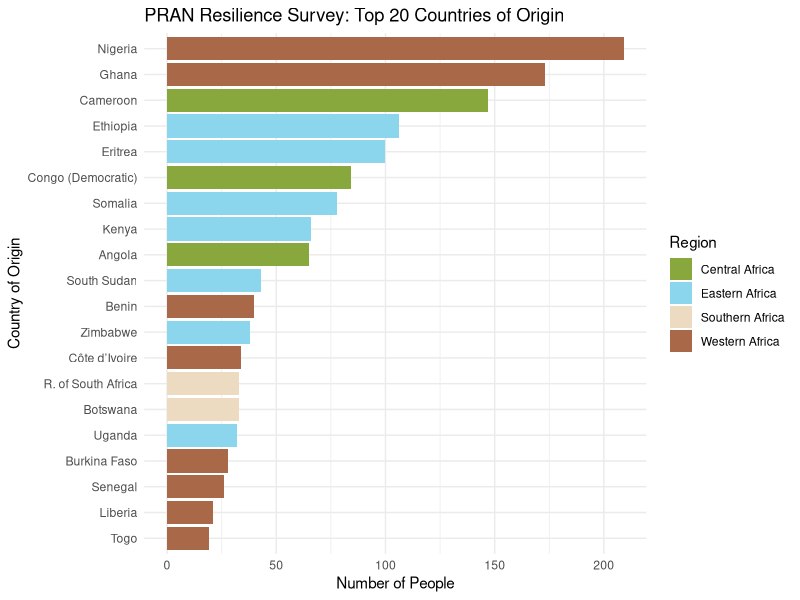
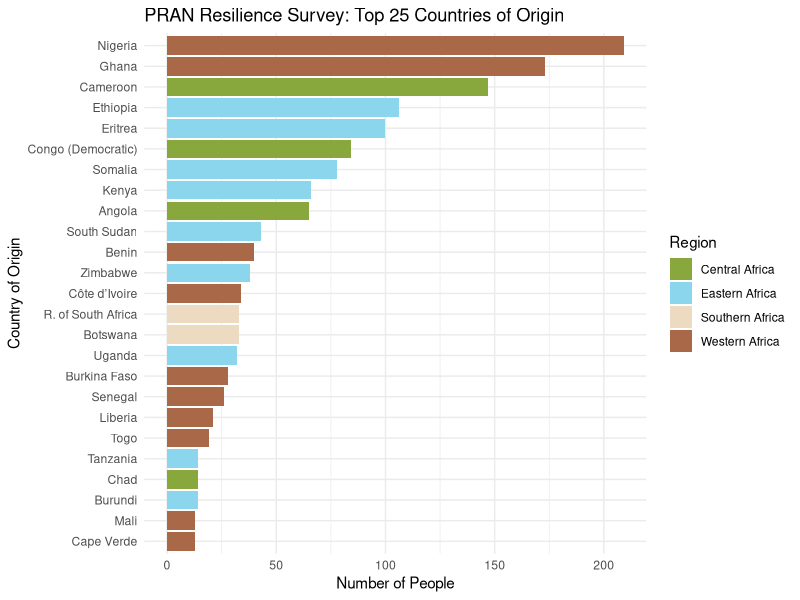
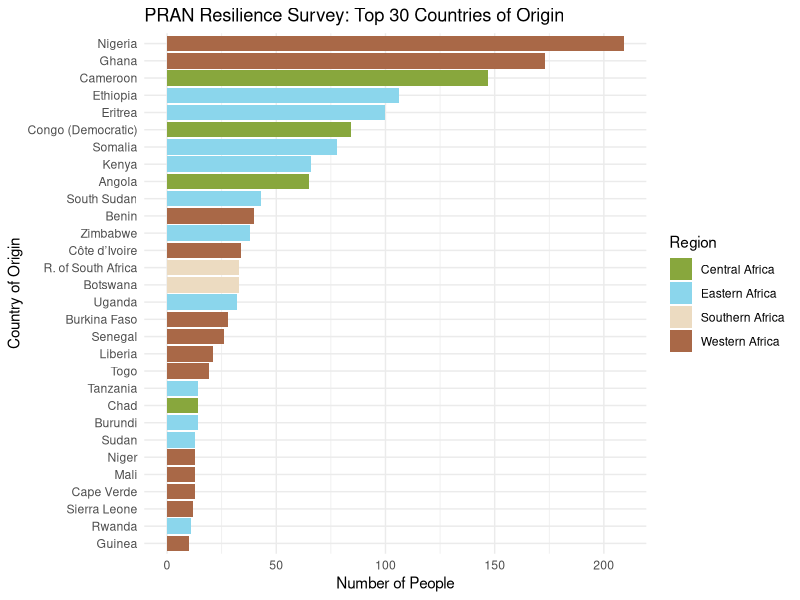
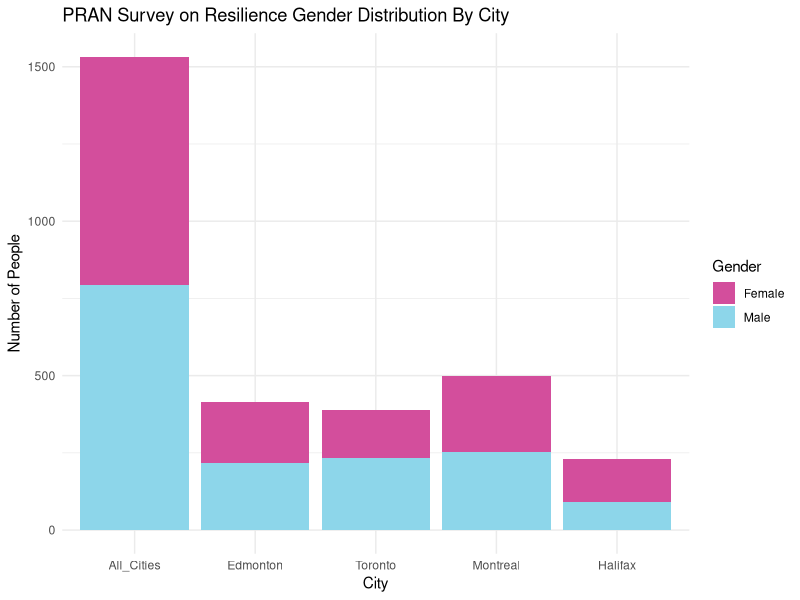
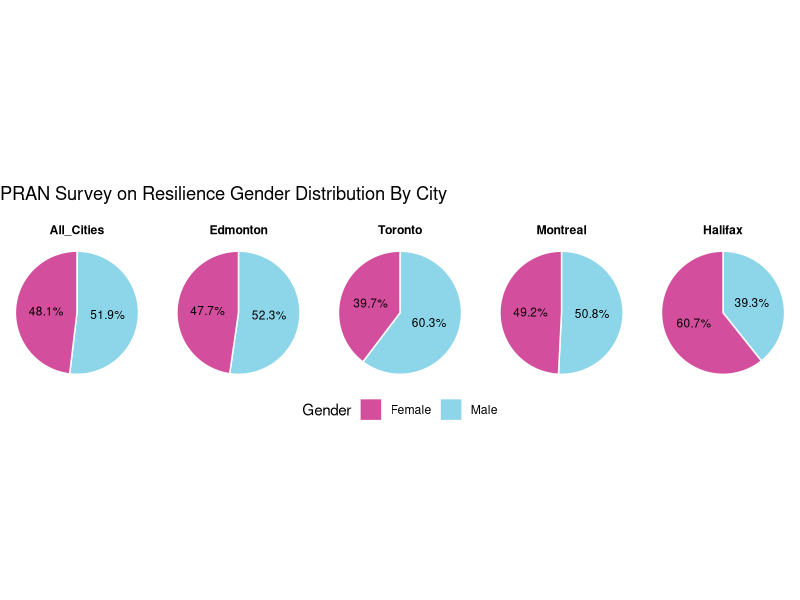
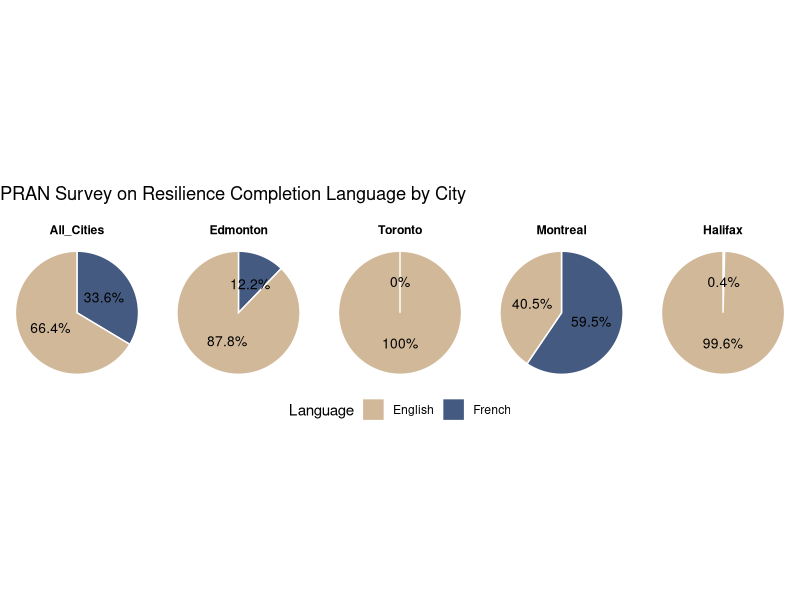
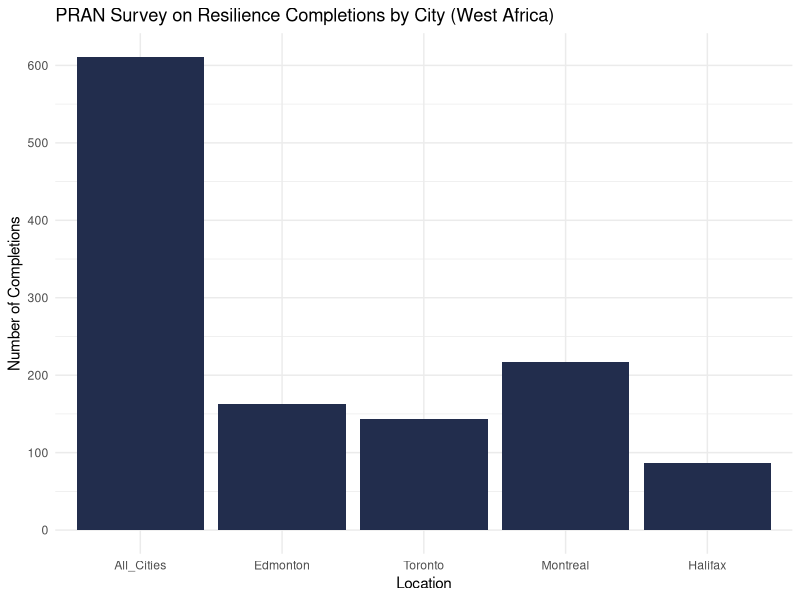
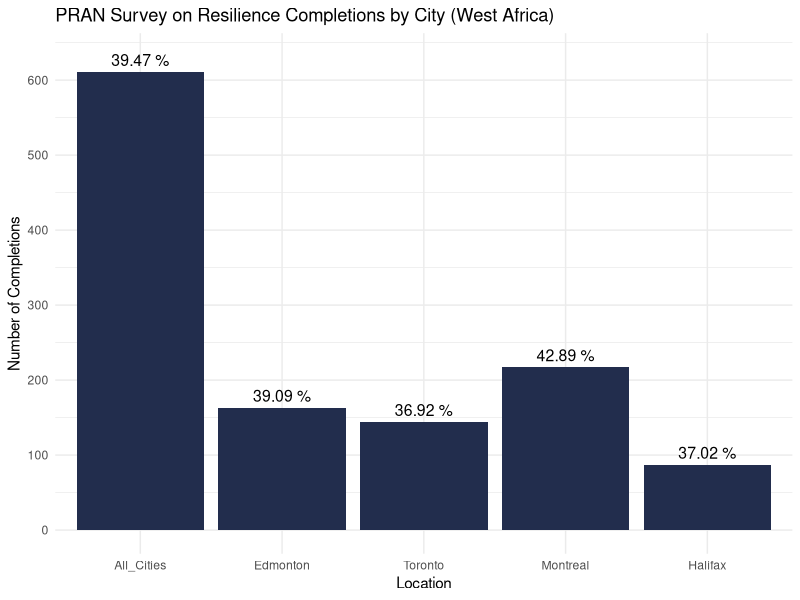

Write R code to recreate these figures, in order.
library(ggplot2)
library(tidyverse)

##########################
# By Country
##########################
country_data <- data.frame(
  Country = c("Angola", "Benin", "Botswana", "Burkina Faso", "Burundi", "Cameroon", "Cape Verde", 
              "Central African Republic", "Chad", "Comoros", "Congo (Brazzaville)", "Congo (Democratic)", 
              "Côte d’Ivoire", "Djibouti", "Equatorial Guinea", "Eritrea", "Ethiopia", "Gabon", 
              "The Gambia", "Ghana", "Guinea", "Guinea-Bissau", "Kenya", "Lesotho", "Liberia", 
              "Madagascar", "Malawi", "Mali", "Mauritania", "Mauritius", "Mozambique", "Namibia", 
              "Niger", "Nigeria", "Réunion", "Rwanda", "Sao Tome", "Senegal", "Seychelles", 
              "Sierra Leone", "Somalia", "R. of South Africa", "Sudan", "South Sudan", "Swaziland/Eswatini", 
              "Tanzania", "Togo", "Uganda", "Western Sahara", "Zambia", "Zimbabwe"),
  Total = c(
    65, 40, 33, 28, 14, 147, 13, 5, 14, 0, 
    7, 84, 34, 1, 1, 100, 106, 9, 3, 173, 10, 
    0, 66, 7, 21, 2, 4, 13, 0, 1, 0, 2, 13, 209, 
    0, 11, 1, 26, 2, 12, 78, 33, 13, 43, 0, 14, 19, 
    32, 0, 1, 38
  ),
  Percentage = c(
    4.2, 2.6, 2.1, 1.8, 0.9, 9.5, 0.8, 0.3, 0.9, 0.0,
    0.5, 5.4, 2.2, 0.1, 0.1, 6.5, 6.8, 0.6, 0.2, 11.2,
    0.6, 0.0, 4.3, 0.5, 1.4, 0.1, 0.3, 0.8, 0.0, 0.1,
    0.0, 0.1, 0.8, 13.5, 0.0, 0.7, 0.1, 1.7, 0.1, 0.8,
    5.0, 2.1, 0.8, 2.8, 0.0, 0.9, 1.2, 2.1, 0.0, 0.1,
    2.5
  ),
  Regions = c("Central Africa", "Western Africa", "Southern Africa", "Western Africa", "Eastern Africa", 
              "Central Africa", "Western Africa", "Central Africa", "Central Africa", "Eastern Africa",
              "Central Africa", "Central Africa", "Western Africa", "Eastern Africa", "Central Africa",
              "Eastern Africa", "Eastern Africa", "Central Africa", "Western Africa", "Western Africa",
              "Western Africa", "Western Africa", "Eastern Africa", "Southern Africa", "Western Africa",
              "Eastern Africa", "Eastern Africa", "Western Africa", "Western Africa", "Eastern Africa",
              "Eastern Africa", "Southern Africa", "Western Africa", "Western Africa", "Eastern Africa",
              "Eastern Africa", "Central Africa", "Western Africa", "Eastern Africa", "Western Africa",
              "Eastern Africa", "Southern Africa", "Eastern Africa", "Eastern Africa", "Southern Africa",
              "Eastern Africa", "Western Africa", "Eastern Africa", "Northern Africa", "Eastern Africa",
              "Eastern Africa"
              )
)

# Top 20 countries by Total
top20 <- country_data %>%
  arrange(desc(Total)) %>%
  slice_head(n = 20)

# Top 25 countries by Total
top25 <- country_data %>%
  arrange(desc(Total)) %>%
  slice_head(n = 25)

# Top 30 countries by Total
top30 <- country_data %>%
  arrange(desc(Total)) %>%
  slice_head(n = 30)

# Region Colors
region_colors <- c(
  "Western Africa" = "#a96847",
  "Eastern Africa" = "#8bd6ec",
  "Central Africa" = "#88a73d",
  "Southern Africa" = "#ecdbc1"
)

#1 (top 20)
ggplot(top20, aes(x = reorder(Country, Total), y = Total, fill = Regions)) +
  geom_bar(stat = "identity") +
  coord_flip() +
  scale_fill_manual(values = region_colors) +
  labs(
    title = "PRAN Resilience Survey: Top 20 Countries of Origin",
    x = "Country of Origin",
    y = "Number of People",
    fill = "Region"
  ) +
  theme_minimal()

#2 (top 25)
ggplot(top25, aes(x = reorder(Country, Total), y = Total, fill = Regions)) +
  geom_bar(stat = "identity") +
  coord_flip() +
  scale_fill_manual(values = region_colors) +
  labs(
    title = "PRAN Resilience Survey: Top 25 Countries of Origin",
    x = "Country of Origin",
    y = "Number of People",
    fill = "Region"
  ) +
  theme_minimal()

#3 (top 30)
ggplot(top30, aes(x = reorder(Country, Total), y = Total, fill = Regions)) +
  geom_bar(stat = "identity") +
  coord_flip() +
  scale_fill_manual(values = region_colors) +
  labs(
    title = "PRAN Resilience Survey: Top 30 Countries of Origin",
    x = "Country of Origin",
    y = "Number of People",
    fill = "Region"
  ) +
  theme_minimal()



##########################
# By Gender
##########################
# Gender Data
gender_dataCount <- data.frame(
  Gender = c("Male", "Female"),
  Montreal = c(254, 246),
  Edmonton = c(217, 198),
  Toronto = c(234, 154),
  Halifax = c(90, 139),
  All_Cities = c(795, 737),
  stringsAsFactors = FALSE
)

# Reshape data to long format
gender_long <- gender_dataCount %>%
  pivot_longer(cols = -Gender, names_to = "City", values_to = "Count")

# Order based on Heidi's Instruction
gender_long$City <- factor(gender_long$City, 
                           levels = c("All_Cities", "Edmonton",
                                      "Toronto", "Montreal",
                                      "Halifax"))

# Stacked Bar Chart
ggplot(gender_long, aes(x = City, y = Count, fill = Gender)) +
  geom_bar(stat = "identity") +
  labs(title = "PRAN Survey on Resilience Gender Distribution By City",
       x = "City",
       y = "Number of People",
       fill = "Gender") +
  theme_minimal() +
  scale_fill_manual(values = c("Male" = "#8DD6EA", "Female" = "#d34e9c"))

gender_long <- gender_long %>%
  group_by(City) %>%
  mutate(
    Percentage = Count / sum(Count) * 100,
    Label = paste0(round(Percentage, 1), "%"),
    ypos = cumsum(Percentage) - 0.5 * Percentage  # for label position
  )

# Order based on Heidi's Instruction
gender_long$City <- factor(gender_long$City, 
                              levels = c("All_Cities", "Edmonton",
                                         "Toronto", "Montreal",
                                         "Halifax"))
# Pie Chart (messing around)
ggplot(gender_long, aes(x = "", y = Percentage, fill = Gender)) +
  geom_bar(stat = "identity", width = 1, color = "white") +
  geom_text(aes(y = ypos, label = Label), color = "black", size = 3) +
  coord_polar("y", start = 0) +
  facet_grid(. ~ City) +
  theme_void() +
  labs(title = "PRAN Survey on Resilience Gender Distribution By City\n", fill = "Gender") +
  scale_fill_manual(values = c("Male" = "#8DD6EA", "Female" = "#d34e9c")) +
  theme(
    strip.text = element_text(face = "bold"),
    legend.position = "bottom"
  )


##########################
# By Language
##########################
# Language Data
language_data <- data.frame(
  Language = c("English", "French"),
  Montreal = c(205, 301),
  Edmonton = c(366, 51),
  Toronto = c(390, 0),
  Halifax = c(234, 1),
  All_Cities = c(595, 301),
  stringsAsFactors = FALSE
)

# Reshape to long format
language_long <- pivot_longer(language_data, 
                              -Language, names_to = "City", 
                              values_to = "Count")

# Calculate percentages and label positions
language_long <- language_long %>%
  group_by(City) %>%
  arrange(desc(Language)) %>%
  mutate(
    Percentage = Count / sum(Count) * 100,
    Label = paste0(round(Percentage, 1), "%"),
    cumulative = cumsum(Percentage),
    midpoint = cumulative - Percentage / 2
  )

# Order based on Heidi's Instruction
language_long$City <- factor(language_long$City, 
                           levels = c("All_Cities", "Edmonton",
                                      "Toronto", "Montreal",
                                      "Halifax"))

# Language Pie Chart by City
ggplot(language_long, aes(x = "", y = Percentage, fill = Language)) +
  geom_bar(stat = "identity", width = 1, color = "white") +
  geom_text(aes(y = midpoint, label = Label), color = "black", size = 3.5) +
  coord_polar("y", start = 0) +
  facet_grid(. ~ City) +
  theme_void() +
  labs(title = "PRAN Survey on Resilience Completion Language by City\n", fill = "Language") +
  scale_fill_manual(values = c("English" = "#d1b899", "French" = "#445a80")) +
  theme(
    strip.text = element_text(face = "bold"),
    legend.position = "bottom"
  )

##########################
# By Region
##########################
West_Africa <- data.frame(
  Location = c("All_Cities", "Edmonton", "Toronto", "Montreal", "Halifax"),
  Completions = c(611, 163, 144, 217, 87),
  Percentage = c(39.47, 39.09, 36.92, 42.89, 37.02)
)

Central_Africa <- data.frame(
  Location = c("All_Cities", "Edmonton", "Toronto", "Montreal", "Halifax"),
  Completions = c(285, 72, 40, 140, 33),
  Percentage = c(18.41, 17.27, 10.26, 27.67, 14.04), 
  stringsAsFactors = FALSE
)

East_Africa <- data.frame(
  Location = c("All_Cities", "Edmonton", "Toronto", "Montreal", "Halifax"),
  Completions = c(501, 156, 190, 53, 102),
  Percentage = c(32.36, 37.41, 48.72, 10.47, 43.40)
)

South_Africa <- data.frame(
  Location = c("All_Cities", "Edmonton", "Toronto", "Montreal", "Halifax"),
  Completions = c(141, 25, 16, 95, 5),
  Percentage = c(9.11, 6.00, 4.10, 18.77, 2.13),
  stringsAsFactors = FALSE
)

# Order based on Heidi's Instruction
West_Africa$Location <- factor(West_Africa$Location, 
                             levels = c("All_Cities", "Edmonton",
                                        "Toronto", "Montreal",
                                        "Halifax"))
Central_Africa$Location <- factor(Central_Africa$Location, 
                               levels = c("All_Cities", "Edmonton",
                                          "Toronto", "Montreal",
                                          "Halifax"))
East_Africa$Location <- factor(East_Africa$Location, 
                               levels = c("All_Cities", "Edmonton",
                                          "Toronto", "Montreal",
                                          "Halifax"))
South_Africa$Location <- factor(South_Africa$Location, 
                               levels = c("All_Cities", "Edmonton",
                                          "Toronto", "Montreal",
                                          "Halifax"))

# West Africa
ggplot(West_Africa, aes(x = Location, y = Completions, fill = Location)) +
  geom_bar(stat = "identity", fill = "#222d4d") +
  labs(title = "PRAN Survey on Resilience Completions by City (West Africa)",
       x = "Location",
       y = "Number of Completions") +
  theme_minimal() +
  scale_y_continuous(breaks = seq(0, max(West_Africa$Completions), 100))

# West Africa with Percentage
ggplot(West_Africa, aes(x = Location, y = Completions)) +
  geom_bar(stat = "identity", fill = "#222d4d") +
  geom_text(aes(label = paste(Percentage, "%")), 
            vjust = -0.5, 
            color = "black", 
            size = 4) +
  labs(title = "PRAN Survey on Resilience Completions by City (West Africa)",
       x = "Location",
       y = "Number of Completions") +
  theme_minimal() +
  scale_y_continuous(
    breaks = seq(0, max(West_Africa$Completions) + 50, 100), 
    limits = c(0, max(West_Africa$Completions) + 20)
  )

# Central Africa
ggplot(Central_Africa, aes(x = Location, y = Completions, fill = Location)) +
  geom_bar(stat = "identity", fill = "#222d4d") +
  labs(title = "PRAN Survey on Resilience Completions by City (Central Africa)",
       x = "Location",
       y = "Number of Completions") +
  theme_minimal() +
  scale_y_continuous(breaks = seq(0, max(Central_Africa$Completions), 50))

# Central Africa with Percentage
ggplot(Central_Africa, aes(x = Location, y = Completions)) +
  geom_bar(stat = "identity", fill = "#222d4d") +
  geom_text(aes(label = paste(Percentage, "%")), 
            vjust = -0.5, 
            color = "black", 
            size = 4) +
  labs(title = "PRAN Survey on Resilience Completions by City (Central Africa)",
       x = "Location",
       y = "Number of Completions") +
  theme_minimal() +
  scale_y_continuous(
    breaks = seq(0, max(Central_Africa$Completions) + 50, 50), 
    limits = c(0, max(Central_Africa$Completions) + 10)
  )

# East Africa
ggplot(East_Africa, aes(x = Location, y = Completions, fill = Location)) +
  geom_bar(stat = "identity", fill = "#222d4d") +
  labs(title = "PRAN Survey on Resilience Completions by City (East Africa)",
       x = "Location",
       y = "Number of Completions") +
  theme_minimal() +
  scale_y_continuous(breaks = seq(0, max(East_Africa$Completions), 100))

# East Africa with Percentage
ggplot(East_Africa, aes(x = Location, y = Completions)) +
  geom_bar(stat = "identity", fill = "#222d4d") +
  geom_text(aes(label = paste(Percentage, "%")), 
            vjust = -0.5, 
            color = "black", 
            size = 4) +
  labs(title = "PRAN Survey on Resilience Completions by City (East Africa)",
       x = "Location",
       y = "Number of Completions") +
  theme_minimal() +
  scale_y_continuous(
    breaks = seq(0, max(East_Africa$Completions) + 20, 100), 
    limits = c(0, max(East_Africa$Completions) + 10)
  )

# South Africa
ggplot(South_Africa, aes(x = Location, y = Completions, fill = Location)) +
  geom_bar(stat = "identity", fill = "#222d4d") +
  labs(title = "PRAN Survey on Resilience Completions by City (South Africa)",
       x = "Location",
       y = "Number of Completions") +
  theme_minimal() +
  scale_y_continuous(breaks = seq(0, max(South_Africa$Completions), 20))

# South Africa with Percentage
ggplot(South_Africa, aes(x = Location, y = Completions)) +
  geom_bar(stat = "identity", fill = "#222d4d") +
  geom_text(aes(label = paste(Percentage, "%")), 
            vjust = -0.5, 
            color = "black", 
            size = 4) +
  labs(title = "PRAN Survey on Resilience Completions by City (South Africa)",
       x = "Location",
       y = "Number of Completions") +
  theme_minimal() +
  scale_y_continuous(
    breaks = seq(0, max(South_Africa$Completions) + 5, 20), 
    limits = c(0, max(South_Africa$Completions))
  )
